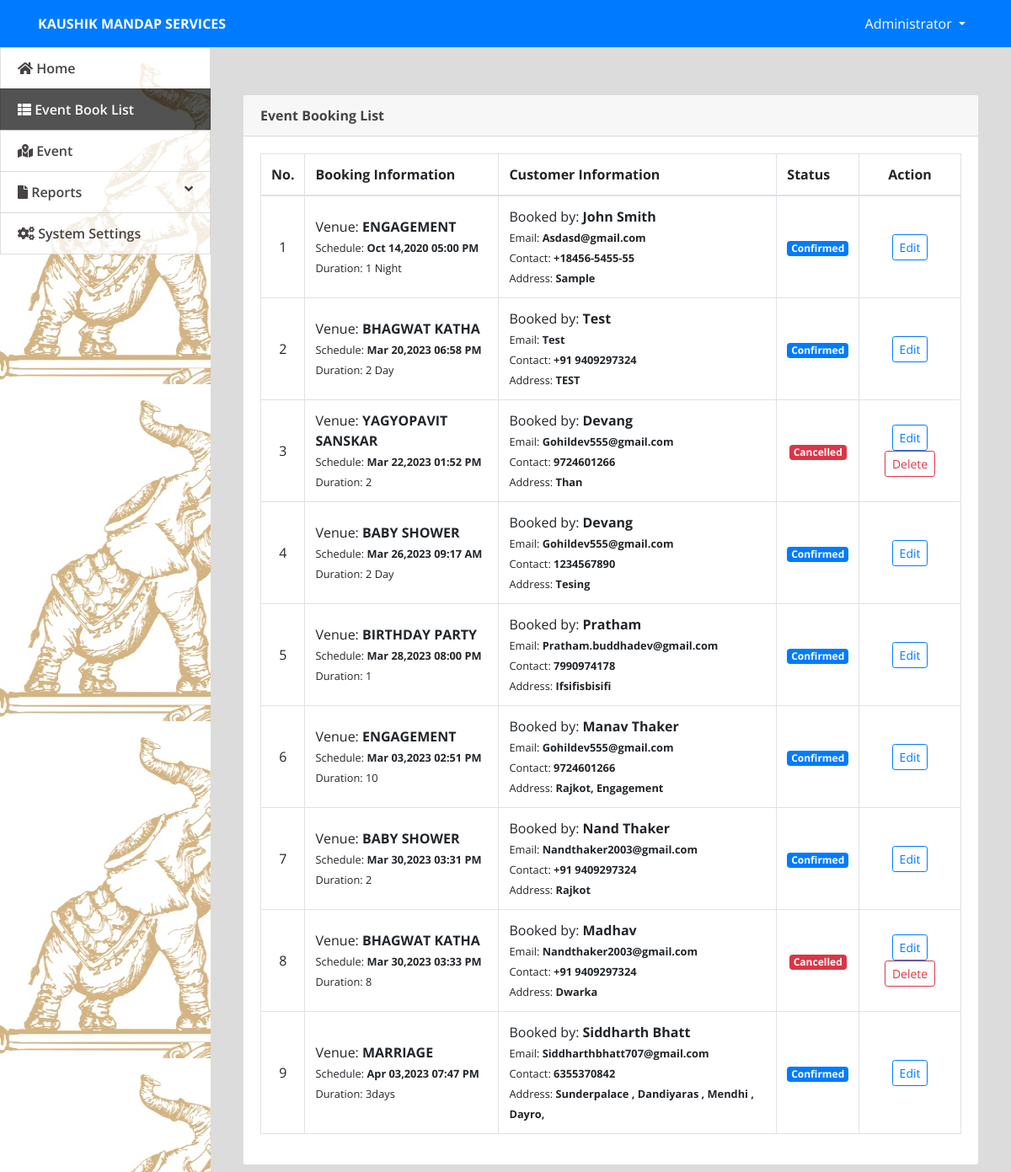
/admin/index.php?page=booking (signed in), run on the app's committed database.
### tables this page shows
CREATE TABLE `venue_booking` (
  `id` int(30) NOT NULL,
  `name` text NOT NULL,
  `address` text NOT NULL,
  `email` varchar(100) NOT NULL,
  `contact` varchar(100) NOT NULL,
  `venue_id` int(30) NOT NULL,
  `duration` varchar(100) NOT NULL,
  `datetime` datetime NOT NULL,
  `status` tinyint(1) NOT NULL DEFAULT 0 COMMENT '0-for verification,1=confirmed,2=canceled'
);

CREATE TABLE `venue` (
  `id` int(30) NOT NULL,
  `venue` text NOT NULL,
  `description` text NOT NULL,
  `contact` varchar(25) NOT NULL
);

### admin/booking.php (the view, shortened to what this page needs)
<?php include('db_connect.php');?>
<div class="container-fluid">
	<div class="col-lg-12">
		<div class="row">
			<div class="col-md-12">
				<div class="card">
					<div class="card-header">
						<b>Event Booking List</b>
					</div>
					<div class="card-body">
						<table class="table table-bordered table-condensed table-hover">
							<thead>
								<tr>
									<th class="text-center">No.</th>
									<th class="">Booking Information</th>
									<th class="">Customer Information</th>
									<th class="">Status</th>
									<th class="text-center">Action</th>
								</tr>
							</thead>
							<tbody>
								<?php
								$i = 1;
								$booking = $conn->query("SELECT b.*,v.venue from venue_booking b inner join venue v on v.id = b.venue_id");
								while($row=$booking->fetch_assoc()):
								?>
								<tr>
									<td class="text-center"><?php echo $i++ ?></td>
									<td class="">
										 <p>Venue: <b><?php echo ucwords($row['venue']) ?></b></p>
										 <p><small>Schedule: <b><?php echo date("M d,Y h:i A",strtotime($row['datetime'])) ?></b></small></p>
										 <p><small>Duration: <?php echo ucwords($row['duration']) ?></small></p>
									</td>
									<td class="">
										 <p>Booked by: <b><?php echo  ucwords($row['name']) ?></b></p>
										 <p><small>Email: <b><?php echo  ucwords($row['email']) ?></b></small></p>
										 <p><small>Contact: <b><?php echo  ucwords($row['contact']) ?></b></small></p>
										 <p><small>Address: <b><?php echo  ucwords($row['address']) ?></b></small></p>
									</td>
									<td class="text-center">
										 <?php if($row['status'] == 0): ?>
										 	<span class="badge badge-secondary">For Verification</span>
										 <?php elseif($row['status'] == 1): ?>
										 	<span class="badge badge-primary">Confirmed</span>
										<?php elseif($row['status'] == 2): ?>
										 	<span class="badge badge-danger">Cancelled</span>
										 <?php endif; ?>
									</td>
									<td class="text-center">
										<button class="btn btn-sm btn-outline-primary edit_book" type="button" data-id="<?php echo $row['id'] ?>" >Edit</button>
										<?php if(in_array($row['status'],array(0,2))): ?>
										<button class="btn btn-sm btn-outline-danger delete_book" type="button" data-id="<?php echo $row['id'] ?>">Delete</button>
										 <?php endif; ?>
									</td>
								</tr>
								<?php endwhile; ?>
							</tbody>
						</table>
					</div>
				</div>
			</div>
		</div>
	</div>
</div>

### admin/index.php (shortened to what this page needs)
<!DOCTYPE html>
<html lang="en">
<head>
<?php
 include('./header.php');
 ?>
</head>
<body>
	<?php include 'topbar.php' ?>
	<?php include 'navbar.php' ?>
  <main id="view-panel" >
      <?php $page = isset($_GET['page']) ? $_GET['page'] :'home'; ?>
  	<?php include $page.'.php' ?>
  </main>
</body>
</html>

### admin/header.php (shortened to what this page needs)
  <link rel="stylesheet" href="assets/font-awesome/css/all.min.css">
<link href="assets/vendor/bootstrap/css/bootstrap.min.css" rel="stylesheet">
<link href="assets/vendor/icofont/icofont.min.css" rel="stylesheet">
<link href="assets/vendor/boxicons/css/boxicons.min.css" rel="stylesheet">
<link href="assets/vendor/venobox/venobox.css" rel="stylesheet">
<link href="assets/vendor/animate.css/animate.min.css" rel="stylesheet">
<link href="assets/vendor/remixicon/remixicon.css" rel="stylesheet">
<link href="assets/vendor/owl.carousel/assets/owl.carousel.min.css" rel="stylesheet">
<link href="assets/vendor/bootstrap-datepicker/css/bootstrap-datepicker.min.css" rel="stylesheet">
<link href="assets/DataTables/datatables.min.css" rel="stylesheet">
<link href="assets/css/jquery.datetimepicker.min.css" rel="stylesheet">
<link href="assets/css/select2.min.css" rel="stylesheet">
<link href="assets/css/style.css" rel="stylesheet">
<link type="text/css" rel="stylesheet" href="assets/css/jquery-te-1.4.0.css">

### admin/topbar.php (shortened to what this page needs)
<nav class="navbar navbar-light fixed-top bg-primary" style="padding:0;min-height: 3.5rem">
  <div class="container-fluid mt-2 mb-2">
  	<div class="col-lg-12">
      <div class="col-md-4 float-left text-white">
        <large><b><?php echo isset($_SESSION['system']['name']) ? $_SESSION['system']['name'] : '' ?>  </b></large>
      </div>
	  	<div class="float-right">
        <div class=" dropdown mr-4">
            <a href="#" class="text-white dropdown-toggle"  id="account_settings" data-toggle="dropdown" aria-haspopup="true" aria-expanded="false"><?php echo $_SESSION['login_name'] ?> </a>
        </div>
      </div>
  </div>
</nav>

### admin/navbar.php (shortened to what this page needs)
<nav id="sidebar" class='mx-lt-5 bg-dark' >
		<div class="sidebar-list">
				<a href="index.php?page=home" class="nav-item nav-home"><span class='icon-field'><i class="fa fa-home"></i></span> Home</a>
				<a href="index.php?page=booking" class="nav-item nav-booking"><span class='icon-field'><i class="fa fa-th-list"></i></span> Event Book List</a>
				<a href="index.php?page=venue" class="nav-item nav-venue"><span class='icon-field'><i class="fa fa-map-marked-alt"></i></span> Event</a>
				<a  class="nav-item nav-reports" data-toggle="collapse" href="#reportCollpase" role="button" aria-expanded="false" aria-controls="reportCollpase"><span class='icon-field'><i class="fa fa-file"></i></span> Reports <i class="fa fa-angle-down float-right"></i></a>
				<?php if($_SESSION['login_type'] == 1): ?>
				<a href="index.php?page=site_settings" class="nav-item nav-site_settings"><span class='icon-field'><i class="fa fa-cogs"></i></span> System Settings</a>
			<?php endif; ?>
		</div>
</nav>

### admin/assets/css/style.css (style rules this page uses)
body { font-family: "Open Sans", sans-serif; color: #444444; width: 100%; height: calc(100%); }
a { color: #1977cc; }
nav#sidebar { height: calc(100%); position: fixed; z-index: 99; left: 0; width: 250px; background: url(../uploads/art-cover.jpg); background-repeat: no-repeat; background-size: cover; }
a.nav-item { position: relative; display: block; padding: .75rem 1.25rem; margin-bottom: -1px; border: 1px solid rgba(0,0,0,.125); background-color: #ffffffc4; color: #484343; font-weight: 600; }
a.nav-item:hover, .nav-item.active { background-color: #000000ad; color: #fffafa; }
main#view-panel { margin-left: 250px; width:calc(100% - 250px); margin-top: 3.5rem; padding: .5em }

### admin/index.php (style rules this page uses)
body { background: #80808045; }

### admin/booking.php (style rules this page uses)
td { vertical-align: middle !important; }
td p { margin: unset }

### data on the page
venue_booking: venue.venue "ENGAGEMENT", datetime "Oct 14,2020 05:00 PM", duration "1 Night", name "John Smith", email "Asdasd@gmail.com", contact "+18456-5455-55", address "Sample", status "Confirmed"
venue_booking: venue.venue "BHAGWAT KATHA", datetime "Mar 20,2023 06:58 PM", duration "2 Day", name "Test", email "Test", contact "+91 9409297324", address "TEST", status "Confirmed"
venue_booking: venue.venue "YAGYOPAVIT SANSKAR", datetime "Mar 22,2023 01:52 PM", duration "2", name "Devang", email "Gohildev555@gmail.com", contact "9724601266", address "Than", status "Cancelled"
venue_booking: venue.venue "BABY SHOWER", datetime "Mar 26,2023 09:17 AM", duration "2 Day", name "Devang", email "Gohildev555@gmail.com", contact "1234567890", address "Tesing", status "Confirmed"
venue_booking: venue.venue "BIRTHDAY PARTY", datetime "Mar 28,2023 08:00 PM", duration "1", name "Pratham", email "Pratham.buddhadev@gmail.com", contact "7990974178", address "Ifsifisbisifi", status "Confirmed"
venue_booking: venue.venue "ENGAGEMENT", datetime "Mar 03,2023 02:51 PM", duration "10", name "Manav Thaker", email "Gohildev555@gmail.com", contact "9724601266", address "Rajkot, Engagement", status "Confirmed"
venue_booking: venue.venue "BABY SHOWER", datetime "Mar 30,2023 03:31 PM", duration "2", name "Nand Thaker", email "Nandthaker2003@gmail.com", contact "+91 9409297324", address "Rajkot", status "Confirmed"
venue_booking: venue.venue "BHAGWAT KATHA", datetime "Mar 30,2023 03:33 PM", duration "8", name "Madhav", email "Nandthaker2003@gmail.com", contact "+91 9409297324", address "Dwarka", status "Cancelled"
venue_booking: venue.venue "MARRIAGE", datetime "Apr 03,2023 07:47 PM", duration "3days", name "Siddharth Bhatt", email "Siddharthbhatt707@gmail.com", contact "6355370842", address "Sunderpalace , Dandiyaras , Mendhi , Dayro,", status "Confirmed"

### other printed values
$_SESSION['system']['name'] "KAUSHIK MANDAP SERVICES"
$_SESSION['login_name'] "Administrator"
